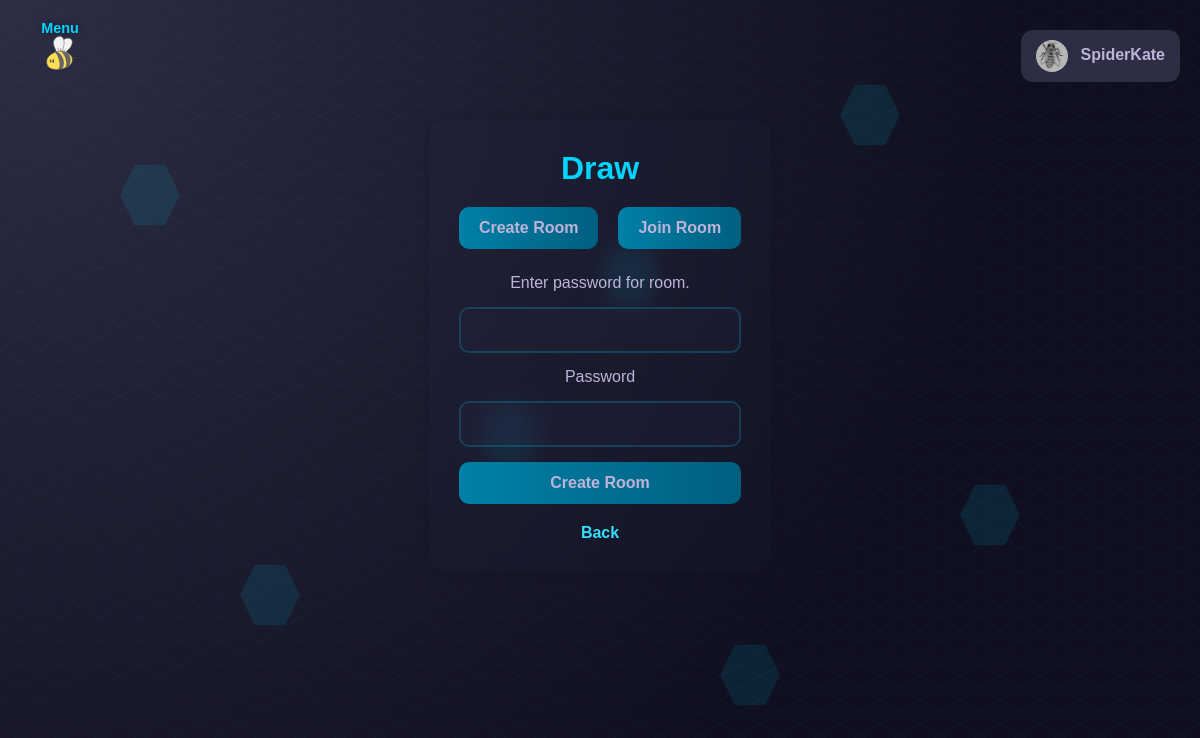
The app's page /create (signed in) with its own data.
### tables this page shows
CREATE TABLE users (
    id INTEGER PRIMARY KEY AUTOINCREMENT,
    name TEXT,
    surname TEXT,
    username TEXT NOT NULL,
    email TEXT NOT NULL,
    password TEXT NOT NULL,
    dob TEXT NOT NULL,
    bio TEXT,
    avatar_path TEXT,
    social_links TEXT,
    last_login_at TEXT,
    bee_points INTEGER DEFAULT 5000,
    deleted INTEGER DEFAULT 0,
    deleted_at TEXT,
    recovery_username TEXT
);

### app.py (the view, shortened to what this page needs)
@app.route('/create',methods=['GET','POST'])
@login_required
def create():
    username = session.get('username')
    return render_template("drawCreate.html")

### app.py (called while the page is built)
def login_required(f):
    @wraps(f)
    def decorated(*args, **kwargs):
        if 'username' not in session:
            flash_translated("flash.login_first", "error")
            return redirect(url_for("login"))
        return f(*args, **kwargs)
    return decorated

@app.before_request
def load_logged_in_user():
    g.avatar_path = None
    g.user_theme = 'bee'
    g.user_language = session.get("user_language", "en")
    g.trans = translations
    username = session.get('username')
    if username:
        conn = sqlite3.connect('beevy.db')
        cursor = conn.cursor()
        cursor.execute("SELECT avatar_path FROM users WHERE username=?", (username,))
        row = cursor.fetchone()
        if row and row[0]:
            g.avatar_path = row[0]
        cursor.execute("SELECT theme FROM preferences WHERE user_id = (SELECT id FROM users WHERE username=?)", (username,))
        pref_row = cursor.fetchone()
        if pref_row and pref_row[0]:
            g.user_theme = pref_row[0]
        conn.close()

@app.context_processor
def inject_t():
    def t(key, **kwargs):
        text = translations.get(key, g.user_language, default=key)
        if kwargs:
            text = text.format(**kwargs)
        return text
    return dict(t=t)

### translations.py (called while the page is built)
    def get(self, key, language='en', default=''):
        if language not in self.strings:
            language = 'en'  # Fallback to English
        keys = key.split('.')
        value = self.strings.get(language, {})
        for k in keys:
            if isinstance(value, dict):
                value = value.get(k)
            else:
                return default
        return value if value else default

### templates/drawCreate.html (shortened to what this page needs)
{% extends "drawOption.html" %}
{% block option_page %}
<form action="/create" method="post" class="draw-form">
    <label>{{ t('draw.room_name') }}</label>
    <input type="text" name="name" class="input" required>
    <label>{{ t('auth.password') }}</label>
    <input type="password" name="password" class="input">
    <button type="submit" class="draw-btn">{{ t('draw.create_room') }}</button>
</form>
{% endblock %}

### templates/base.html (shortened to what this page needs)
<!DOCTYPE html>
<html lang="en">
<head>
    <link rel="stylesheet" href="/static/css/base.css">
    {% if g.user_theme and g.user_theme != 'bee' %}
        <link rel="stylesheet" href="/static/css/theme-{{ g.user_theme }}.css">
    {% endif %}
    {% block extra_css %}{% endblock %}
</head>
<div class="hex-bg-container">
        <div class="hex-bg" style="--x:10%; --y:20%; --delay:0s;"></div>
        <div class="hex-bg" style="--x:50%; --y:30%; --delay:1s;"></div>
        <div class="hex-bg" style="--x:80%; --y:60%; --delay:2s;"></div>
        <div class="hex-bg" style="--x:20%; --y:70%; --delay:3s;"></div>
        <div class="hex-bg" style="--x:70%; --y:10%; --delay:4s;"></div>
        <div class="hex-bg" style="--x:40%; --y:50%; --delay:5s;"></div>
        <div class="hex-bg" style="--x:60%; --y:80%; --delay:6s;"></div>
    </div>
<body class="{{ page }}">
<img src="/static/images/beee.svg" id="bee-toggle" class="bee-toggle" onclick="toggleSidebar()" alt="bee toggle" title="Menu">
<div class="menu-label">Menu</div>
    {% if session.username %}
<div class="user-menu">
    <div class="user-menu-button" onclick="toggleMenu()">
        {% if g.avatar_path %}
            <div style="position: relative; display: inline-block;">
                <img src="{{ url_for('static', filename=g.avatar_path) }}" class="user-avatar">
                <div style="position: absolute; top:0; left:0; width:100%; height:100%;"></div>
            </div>
        {% else %}
            <div style="position: relative; display: inline-block;">
                <img src="{{ url_for('static', filename='images/default_avatar.png') }}" class="user-avatar">
                <div style="position: absolute; top:0; left:0; width:100%; height:100%;"></div>
            </div>
        {% endif %}
        {{ session.get('username') }}
    </div>
</div>
{% endif %}
<div class="app">
    <main class="content">
        {% block content %}{% endblock %}
    </main>
</div>
</body>
</html>

### static/css/theme-dark.css (style rules this page uses)
:root { --primary-bg: #1a1a2e; --primary-bg-light: #2d2d44; --primary-bg-dark: #0f0f1f; --primary-text: #beb4d8; --text-main: #beb4d8; --text-muted: rgb(190 180 216 / 60%); --accent-color: #00d4ff; --accent-light: #33e0ff; --accent: #00d4ff; --glass-bg: rgb(45 45 68 / 12%); --glass-bg-light: rgb(45 45 68 / 18%); --glass-border: rgb(0 212 255 / 20%); --glass-border-light: rgb(0 212 255 / 30%); --glass-blur: blur(6px); --tool-filter: invert(70%) sepia(100%) saturate(3480%) hue-rotate(245deg) brightness(43%) contrast(50%); --bucket-filter: invert(70%) sepia(100%) saturate(3480%) hue-rotate(235deg) brightness(43%) contrast(50%); --tool-filter-hover: invert(70%) sepia(100%) saturate(7480%) hue-rotate(205deg) brightness(183%) contrast(130%); --bucket-filter-hover: invert(32%) sepia(90%) saturate(2000%) hue-rotate(165deg) brightness(90%) contrast(600%); --span-muted-filter: var(--accent-color); --shadow-accent: 0 0 10px rgb(0 212 255 / 40%); --btn-bg: linear-gradient(90deg, #0080a8, #005f80); --btn-bg-hover: linear-gradient(90deg, #00a0cc, #007aa3); --btn-shadow-hover: 0 0 10px rgb(0 212 255 / 40%); --sidebar-bg: rgb(15 15 31 / 40%); --sidebar-border: rgb(0 212 255 / 15%); --input-bg: rgb(45 45 68 / 20%); --input-bg-focus: rgb(45 45 68 / 30%); --input-border: rgb(0 212 255 / 30%); --input-border-focus: #00d4ff; --input-shadow-focus: 0 0 10px rgb(0 212 255 / 40%); --msg-info-bg: rgb(147 197 253 / 12%); --msg-info-text: #8ccaff; --msg-info-outline: rgb(147 197 253 / 40%); --msg-success-bg: rgb(111 207 151 / 12%); --msg-success-text: #7cd9a3; --msg-success-outline: rgb(111 207 151 / 40%); --msg-error-bg: rgb(248 113 113 / 12%); --msg-error-text: #ff8a8a; --msg-error-outline: rgb(248 113 113 / 40%); --hex-bg: rgb(0 212 255 / 10%); --radius: 18px; --radius-md: 15px; --radius-sm: 12px; --radius-xs: 10px; --transition: 0.3s; }

### static/css/option.css (style rules this page uses)
.draw-btn { background: var(--btn-bg); padding: 12px 20px; border-radius: var(--radius-xs); color: var(--text-main); font-weight: bold; transition: var(--transition); }
.draw-form { display: flex; flex-direction: column; gap: 15px; }
.input { width: 100%; padding: 12px 14px; border-radius: var(--radius-xs); border: 2px solid var(--glass-border); background: var(--glass-bg); color: var(--text-main); font-size: 1rem; transition: var(--transition); backdrop-filter: blur(6px); }
.input::placeholder { color: var(--text-muted); opacity: 0.8; }

### records on screen
users: avatar_path (picture), get "SpiderKate"

### other values on screen
{{ t('draw.title') }} "Draw"
{{ t('draw.create_room') }} "Create Room"
{{ t('draw.join_room') }} "Join Room"
{{ t('draw.room_name') }} "Enter password for room."
{{ t('auth.password') }} "Password"
{{ t('buttons.back') }} "Back"
